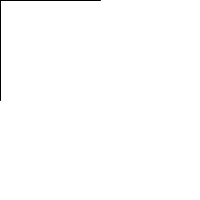
Frame 1 (no input)
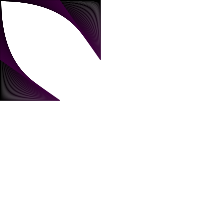
Frame 60 (the mouse pressed at the canvas centre just before this capture)
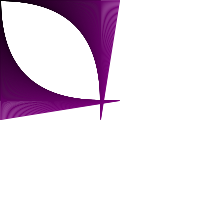
Frame 120 (the mouse held since frame 60 and released just before this capture)

The Processing sketch that drew these frames (run headless with seeded random() and noise(); from frame 60 on, the mouse is pressed at the canvas centre):

// Processing sketch: processing_166337
// ── processing_166337.pde

float a=0;                    //declare the variable 'a'

void setup(){
  size(200,200);              //set the screen size to 200x200px
  background(255);            //set the background colour to RGB 255,255,255
}

void draw(){
  line(0,a,a,100);            //draw the first line (along the left side)
  line(100,a,a,0);            //draw the second line (along the top)
  a++;                        //increment the variable a by 1 each loop
  stroke(a,0,a);              //change the RGB stroke based on the increments on the variable a
  println(a);                 //print the increments in the message bar
}
